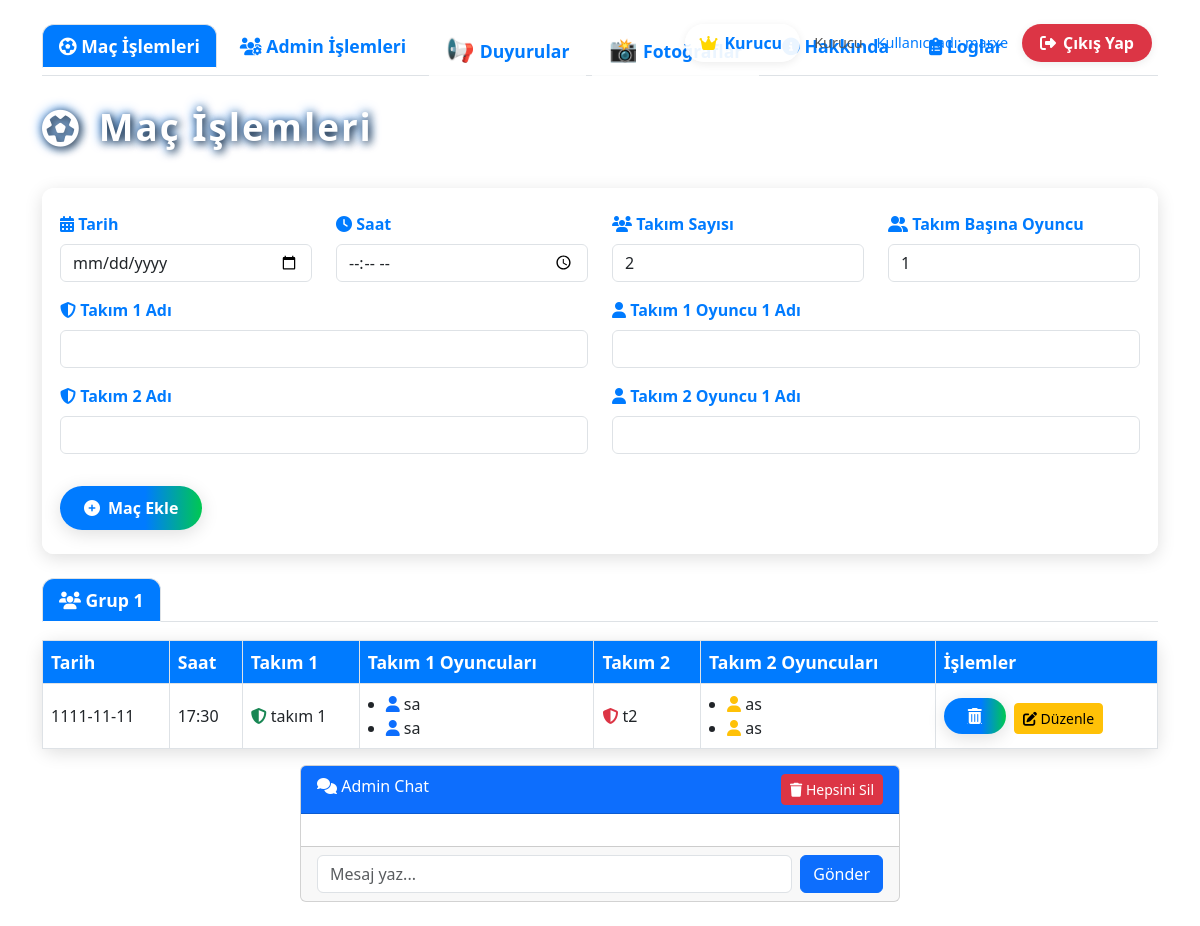
Page /admin (signed in) on the committed database.
### models.py (models this page shows)
class Admin(db.Model):
    id = db.Column(db.Integer, primary_key=True)
    username = db.Column(db.String(50), unique=True)
    password = db.Column(db.String(128))
    is_super = db.Column(db.Boolean, default=False)  # Baş admin
    is_founder = db.Column(db.Boolean, default=False)  # Kurucu
    name = db.Column(db.String(50))
    email = db.Column(db.String(100))
    phone = db.Column(db.String(20))

class MatchResult(db.Model):
    id = db.Column(db.Integer, primary_key=True)
    team1 = db.Column(db.String(50))
    team2 = db.Column(db.String(50))
    date = db.Column(db.String(20))
    time = db.Column(db.String(10))  # Maç saati eklendi

class Player(db.Model):
    id = db.Column(db.Integer, primary_key=True)
    name = db.Column(db.String(50))
    team_id = db.Column(db.Integer, db.ForeignKey('match_result.id'))
    team_name = db.Column(db.String(50))  # Takım adı ekleniyor

### app.py (the view, shortened to what this page needs)
@app.route('/admin', methods=['GET', 'POST'])
@login_required
def admin():
    team_count = int(request.values.get('team_count', 2))
    player_count = int(request.values.get('player_count', 1))
    announcements = Announcement.query.order_by(Announcement.id.desc()).all()
    photos = Photo.query.order_by(Photo.id.desc()).all()
    chat_messages = AdminChat.query.order_by(AdminChat.timestamp.asc()).all()
    results = MatchResult.query.all()
    groups = []
    for idx, match in enumerate(results, 1):
        players = Player.query.filter_by(team_id=match.id).all()
        t1_players = [p.name for p in players if hasattr(p, "team_name") and p.team_name == match.team1]
        t2_players = [p.name for p in players if hasattr(p, "team_name") and p.team_name == match.team2]
        if not t1_players or not t2_players:
            t1_players = [p.name for i, p in enumerate(players) if i < player_count]
            t2_players = [p.name for i, p in enumerate(players) if i >= player_count]
        groups.append({
            "group_no": idx,
            "date": match.date,
            "time": getattr(match, "time", ""),  # Saat bilgisi
            "team1": match.team1,
            "team2": match.team2,
            "t1_players": t1_players,
            "t2_players": t2_players,
            "match_id": match.id
        })
    photo_page = int(request.args.get('photo_page', 1))
    photos_per_page = 12
    total_photos = Photo.query.count()
    total_photo_pages = (total_photos + photos_per_page - 1) // photos_per_page
    photos = Photo.query.order_by(Photo.id.desc()).offset((photo_page - 1) * photos_per_page).limit(photos_per_page).all()
    return render_template(
        'admin.html',
        groups=groups,
        team_count=team_count,
        player_count=player_count,
        background_url="https://c4.wallpaperflare.com/wallpaper/398/874/541/champions-league-stadium-wallpaper-preview.jpg",
        announcements=announcements,
        photos=photos,
        chat_messages=chat_messages,
        photo_page=photo_page,
        total_photo_pages=total_photo_pages
    )

### app.py (called while the page is built)
@login_manager.user_loader
def load_user(user_id):
    admin = Admin.query.get(int(user_id))
    if admin:
        return AdminUser(admin)
    return None

@app.before_request
def before_request():
    g.current_admin = None
    if current_user.is_authenticated:
        admin = Admin.query.get(current_user.id)
        g.current_admin = admin

### templates/admin.html (shortened to what this page needs)
<!DOCTYPE html>
<html>
<head>
    <link rel="stylesheet" href="https://cdn.jsdelivr.net/npm/bootstrap@5.3.0/dist/css/bootstrap.min.css">
    <link rel="stylesheet" href="https://cdnjs.cloudflare.com/ajax/libs/font-awesome/6.4.2/css/all.min.css">
</head>
<body>
{% if g.current_admin %}
<div class="admin-info-bar">
    <span class="admin-name">
        {% if g.current_admin.is_founder %}
            <i class="fas fa-crown" style="color:gold"></i>
        {% elif g.current_admin.is_super %}
            <i class="fas fa-gavel" style="color:#8d5524"></i>
        {% else %}
            <i class="fas fa-sword" style="color:#007bff"></i>
        {% endif %}
        {{ g.current_admin.name or g.current_admin.username }}
    </span>
    <span class="admin-role">
        {% if g.current_admin.is_founder %}
            Kurucu
        {% elif g.current_admin.is_super %}
            Baş Admin
        {% else %}
            Admin
        {% endif %}
    </span>
    <span class="admin-username">
        Kullanıcı adı: {{ g.current_admin.username }}
    </span>
    <form action="{{ url_for('logout') }}" method="get" style="display:inline;">
        <button type="submit" class="logout-btn">
            <i class="fas fa-sign-out-alt"></i> Çıkış Yap
        </button>
    </form>
</div>
{% endif %}
<div class="container mt-4">
    {% if g.current_admin and (g.current_admin.is_founder or g.current_admin.is_super) %}
    <ul class="nav nav-tabs mb-4" id="adminTabs" role="tablist">
        <li class="nav-item" role="presentation">
            <a class="nav-link active" href="#matches" data-bs-toggle="tab">
                <i class="fas fa-futbol"></i> Maç İşlemleri
            </a>
        </li>
        <li class="nav-item" role="presentation">
            <a class="nav-link" href="{{ url_for('admin_manage') }}">
                <i class="fas fa-users-cog"></i> Admin İşlemleri
            </a>
        </li>
        <li class="nav-item" role="presentation">
            <a class="nav-link" href="#announcements" data-bs-toggle="tab">
                <span style="font-size:1.3em;">📢</span> Duyurular
            </a>
        </li>
        <li class="nav-item" role="presentation">
            <a class="nav-link" href="#photos" data-bs-toggle="tab">
                <span style="font-size:1.3em;">📸</span> Fotoğraflar
            </a>
        </li>
        {% if g.current_admin.is_founder %}
        <li class="nav-item" role="presentation">
            <a class="nav-link" href="{{ url_for('admin_about') }}">
                 Hakkında
            </a>
        </li>
        <li class="nav-item" role="presentation">
            <a class="nav-link" href="{{ url_for('logs') }}">
                <i class="fas fa-clipboard-list"></i> Loglar
            </a>
        </li>
        {% endif %}
    </ul>
    {% endif %}
    <div class="tab-content" id="adminTabsContent">
        <div class="tab-pane fade show active" id="matches" role="tabpanel">
            <div class="football-header">
                <i class="fas fa-futbol"></i>
                Maç İşlemleri
            </div>
            <div class="form-section mb-4">
                <form method="post">
                    <div class="row mb-3">
                        <div class="col-md-3">
                            <label for="date" class="form-label"><i class="fas fa-calendar-alt"></i> Tarih</label>
                            <input type="date" class="form-control" id="date" name="date" required>
                        </div>
                        <div class="col-md-3">
                            <label for="time" class="form-label"><i class="fas fa-clock"></i> Saat</label>
                            <input type="time" class="form-control" id="time" name="time" required>
                        </div>
                        <div class="col-md-3">
                            <label class="form-label"><i class="fas fa-users"></i> Takım Sayısı</label>
                            <input type="number" class="form-control" id="team_count" name="team_count" min="2" max="8" value="{{ team_count }}">
                        </div>
                        <div class="col-md-3">
                            <label class="form-label"><i class="fas fa-user-friends"></i> Takım Başına Oyuncu</label>
                            <input type="number" class="form-control" id="player_count" name="player_count" min="1" max="11" value="{{ player_count }}">
                        </div>
                    </div>
                    <div class="row" id="teams-players">
                    </div>
                    <button type="submit" name="form_type" value="add_match" class="btn-football mt-3">
                        <i class="fas fa-plus-circle"></i> Maç Ekle
                    </button>
                </form>
            </div>
            <ul class="nav nav-tabs" id="groupTabs" role="tablist">
                {% for g in groups %}
                <li class="nav-item" role="presentation">
                    <button class="nav-link {% if loop.first %}active{% endif %}" id="tab-{{g.group_no}}" data-bs-toggle="tab" data-bs-target="#group-{{g.group_no}}" type="button" role="tab" aria-controls="group-{{g.group_no}}" aria-selected="{% if loop.first %}true{% else %}false{% endif %}">
                        <i class="fas fa-users"></i> Grup {{ g.group_no }}
                    </button>
                </li>
                {% endfor %}
            </ul>
            <div class="tab-content" id="groupTabsContent">
                {% for g in groups %}
                <div class="tab-pane fade {% if loop.first %}show active{% endif %}" id="group-{{g.group_no}}" role="tabpanel" aria-labelledby="tab-{{g.group_no}}">
                    <table class="table table-bordered table-football">
                        <thead>
                            <tr>
                                <th>Tarih</th>
                                <th>Saat</th>
                                <th>Takım 1</th>
                                <th>Takım 1 Oyuncuları</th>
                                <th>Takım 2</th>
                                <th>Takım 2 Oyuncuları</th>
                                <th>İşlemler</th>
                            </tr>
                        </thead>
                        <tbody>
                            <tr>
                                <td>{{ g.date }}</td>
                                <td>{{ g.time }}</td>
                                <td><i class="fas fa-shield-alt text-success"></i> {{ g.team1 }}</td>
                                <td>
                                    <ul class="mb-0">
                                    {% for p in g.t1_players %}
                                        <li><i class="fas fa-user text-primary"></i> {{ p }}</li>
                                    {% endfor %}
                                    </ul>
                                </td>
                                <td><i class="fas fa-shield-alt text-danger"></i> {{ g.team2 }}</td>
                                <td>
                                    <ul class="mb-0">
                                    {% for p in g.t2_players %}
                                        <li><i class="fas fa-user text-warning"></i> {{ p }}</li>
                                    {% endfor %}
                                    </ul>
                                </td>
                                <td>
                                    <a href="{{ url_for('delete', id=g.match_id) }}" class="btn-football btn-sm" title="Sil">
                                        <i class="fas fa-trash-alt"></i>
                                    </a>
                                    <button type="button" class="btn btn-warning btn-sm ms-1" data-bs-toggle="modal" data-bs-target="#editMatchModal{{ g.match_id }}">
                                        <i class="fas fa-edit"></i> Düzenle
                                    </button>
                                </td>
                            </tr>
                        </tbody>
                    </table>
                </div>
                {% endfor %}
            </div>
        </div>
    </div>
    <div class="mb-4">
        <div class="card" style="max-width:600px;margin:auto;">
            <div class="card-header bg-primary text-white">
                <i class="fas fa-comments"></i> Admin Chat
                {% if g.current_admin and g.current_admin.is_founder %}
                <form method="post" action="{{ url_for('admin_chat_delete_all') }}" style="display:inline;float:right;">
                    <button type="submit" class="btn btn-danger btn-sm" onclick="return confirm('Tüm mesajları silmek istediğinize emin misiniz?')">
                        <i class="fas fa-trash"></i> Hepsini Sil
                    </button>
                </form>
                {% endif %}
            </div>
            <div class="card-body" id="chat-messages" style="max-height:350px;overflow-y:auto;">
            </div>
            <div class="card-footer">
                <form method="post" action="{{ url_for('admin_chat_send') }}" class="d-flex">
                    <input type="text" name="chat_message" class="form-control me-2" placeholder="Mesaj yaz..." required>
                    <button type="submit" class="btn btn-primary">Gönder</button>
                </form>
            </div>
        </div>
    </div>
</div>
</body>
</html>

### templates/admin.html (style rules this page uses)
body { background-image: url('https://r4.wallpaperflare.com/wallpaper/366/282/325/field-sport-football-arsenal-wallpaper-b736eaf65b7ee9878dded5634d4792f5.jpg'); background-size: cover; background-repeat: no-repeat; background-attachment: fixed; min-height: 100vh; }
.football-header { color: #fff; text-shadow: 2px 2px 8px #222, 0 0 12px #007bff; font-size: 2.3rem; font-weight: 800; letter-spacing: 2px; margin-bottom: 32px; margin-top: 24px; display: flex; align-items: center; gap: 18px; }
.nav-tabs .nav-link { font-size: 1.1rem; font-weight: 600; color: #007bff; background: rgba(255,255,255,0.85); border-radius: 12px 12px 0 0; margin-right: 6px; transition: background 0.2s, color 0.2s; }
.nav-tabs .nav-link.active, .nav-tabs .nav-link:hover { background: #007bff; color: #fff; }
.table-football { background: rgba(255,255,255,0.93); border-radius: 12px; box-shadow: 0 4px 18px rgba(0,0,0,0.13); animation: fadeIn 0.7s; }
.table-football th, .table-football td { vertical-align: middle; }
.table-football th { background: #007bff; color: #fff; font-size: 1.1rem; }
.table-football ul { padding-left: 18px; }
.tab-content { margin-top: 18px; }
.btn-football { background: linear-gradient(90deg, #007bff 60%, #00c851 100%); color: #fff; border: none; border-radius: 30px; font-size: 1rem; font-weight: 600; box-shadow: 0 4px 18px rgba(0,0,0,0.13); transition: transform 0.22s cubic-bezier(.4,2,.6,1), box-shadow 0.22s, background 0.18s; cursor: pointer; outline: none; display: inline-flex; align-items: center; gap: 8px; padding: 10px 24px; }
.form-section { background: rgba(255,255,255,0.93); border-radius: 12px; box-shadow: 0 4px 18px rgba(0,0,0,0.13); padding: 24px 18px; margin-bottom: 32px; animation: fadeIn 0.7s; }
label { font-weight: 600; color: #007bff; }
.admin-info-bar { position: absolute; top: 24px; right: 48px; z-index: 101; display: flex; align-items: center; gap: 14px; }
.admin-name { background: rgba(255,255,255,0.92); color: #007bff; font-weight: 600; border-radius: 20px; padding: 7px 18px 7px 14px; font-size: 1rem; box-shadow: 0 2px 8px rgba(0,0,0,0.08); display: flex; align-items: center; gap: 7px; }
.admin-role { font-weight: 500; color: #555; font-size: 0.9rem; }
.admin-username { font-weight: 500; color: #007bff; font-size: 0.9rem; }
.logout-btn { background: #dc3545; color: #fff; border: none; border-radius: 20px; font-size: 1rem; font-weight: 600; padding: 7px 18px; box-shadow: 0 2px 8px rgba(0,0,0,0.08); transition: background 0.18s, transform 0.18s; cursor: pointer; display: flex; align-items: center; gap: 7px; }

### rows in the picture
Admin: current_admin "Kurucu", current_admin.username "marxe"
MatchResult: group_no "1", date "1111-11-11", time "17:30", team1 "takım 1", team2 "t2"
Player: name "sa"
Player: name "sa"
Player: name "as"
Player: name "as"
